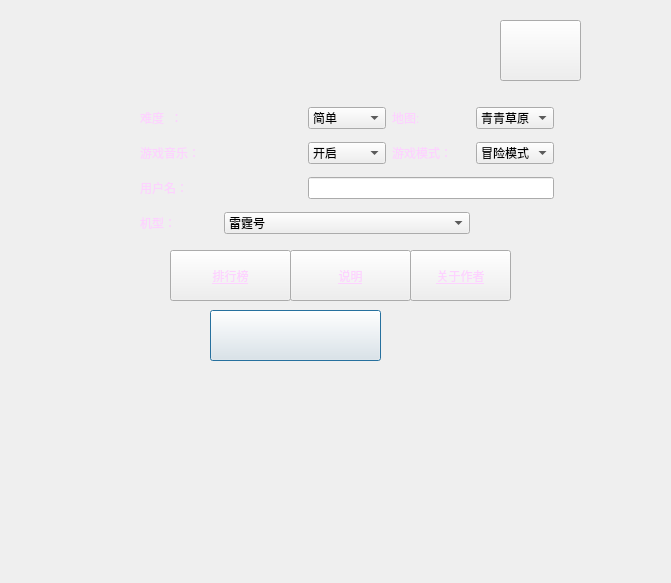
<?xml version="1.0" encoding="UTF-8"?>
<ui version="4.0">
 <class>logindlg</class>
 <widget class="QDialog" name="logindlg">
  <property name="geometry">
   <rect>
    <x>0</x>
    <y>0</y>
    <width>671</width>
    <height>583</height>
   </rect>
  </property>
  <property name="windowTitle">
   <string>Dialog</string>
  </property>
  <property name="windowFilePath">
   <string/>
  </property>
  <widget class="QWidget" name="widget" native="true">
   <property name="geometry">
    <rect>
     <x>140</x>
     <y>100</y>
     <width>414</width>
     <height>141</height>
    </rect>
   </property>
   <layout class="QGridLayout" name="gridLayout">
    <item row="2" column="2" colspan="3">
     <widget class="QLineEdit" name="lineEdit"/>
    </item>
    <item row="2" column="0" colspan="2">
     <widget class="QLabel" name="label_5">
      <property name="styleSheet">
       <string notr="true">color: rgb(253, 211, 255);</string>
      </property>
      <property name="text">
       <string>用户名：</string>
      </property>
     </widget>
    </item>
    <item row="0" column="0">
     <widget class="QLabel" name="label">
      <property name="styleSheet">
       <string notr="true">color: rgb(253, 211, 255);</string>
      </property>
      <property name="text">
       <string>难度  ：</string>
      </property>
     </widget>
    </item>
    <item row="1" column="3">
     <widget class="QLabel" name="label_4">
      <property name="styleSheet">
       <string notr="true">color: rgb(253, 211, 255);</string>
      </property>
      <property name="text">
       <string>游戏模式：</string>
      </property>
     </widget>
    </item>
    <item row="0" column="4">
     <widget class="QComboBox" name="comboBox_3">
      <item>
       <property name="text">
        <string>青青草原</string>
       </property>
      </item>
      <item>
       <property name="text">
        <string>失落城堡</string>
       </property>
      </item>
      <item>
       <property name="text">
        <string>西部荒原</string>
       </property>
      </item>
      <item>
       <property name="text">
        <string>机械迷城</string>
       </property>
      </item>
      <item>
       <property name="text">
        <string>沉沦地狱</string>
       </property>
      </item>
     </widget>
    </item>
    <item row="0" column="3">
     <widget class="QLabel" name="label_2">
      <property name="styleSheet">
       <string notr="true">color: rgb(253, 211, 255);</string>
      </property>
      <property name="text">
       <string>地图:</string>
      </property>
     </widget>
    </item>
    <item row="1" column="0" colspan="2">
     <widget class="QLabel" name="label_3">
      <property name="styleSheet">
       <string notr="true">color: rgb(253, 211, 255);</string>
      </property>
      <property name="text">
       <string>游戏音乐：</string>
      </property>
     </widget>
    </item>
    <item row="0" column="2">
     <widget class="QComboBox" name="comboBox">
      <item>
       <property name="text">
        <string>简单</string>
       </property>
      </item>
      <item>
       <property name="text">
        <string>一般</string>
       </property>
      </item>
      <item>
       <property name="text">
        <string>困难</string>
       </property>
      </item>
     </widget>
    </item>
    <item row="1" column="2">
     <widget class="QComboBox" name="comboBox_2">
      <item>
       <property name="text">
        <string>开启</string>
       </property>
      </item>
      <item>
       <property name="text">
        <string>关闭</string>
       </property>
      </item>
     </widget>
    </item>
    <item row="1" column="4">
     <widget class="QComboBox" name="comboBox_4">
      <item>
       <property name="text">
        <string>冒险模式</string>
       </property>
      </item>
      <item>
       <property name="text">
        <string>无尽模式</string>
       </property>
      </item>
      <item>
       <property name="text">
        <string>无敌模式</string>
       </property>
      </item>
     </widget>
    </item>
    <item row="3" column="0">
     <widget class="QLabel" name="label_6">
      <property name="styleSheet">
       <string notr="true">color: rgb(253, 211, 255);
</string>
      </property>
      <property name="text">
       <string>机型：</string>
      </property>
     </widget>
    </item>
    <item row="3" column="1" colspan="3">
     <widget class="QComboBox" name="Type">
      <item>
       <property name="text">
        <string>雷霆号</string>
       </property>
      </item>
      <item>
       <property name="text">
        <string>凤凰号</string>
       </property>
      </item>
      <item>
       <property name="text">
        <string>森林号</string>
       </property>
      </item>
      <item>
       <property name="text">
        <string>紫电号</string>
       </property>
      </item>
      <item>
       <property name="text">
        <string>帝皇号</string>
       </property>
      </item>
      <item>
       <property name="text">
        <string>白虎号</string>
       </property>
      </item>
     </widget>
    </item>
   </layout>
  </widget>
  <widget class="QPushButton" name="Start">
   <property name="geometry">
    <rect>
     <x>210</x>
     <y>310</y>
     <width>171</width>
     <height>51</height>
    </rect>
   </property>
   <property name="text">
    <string/>
   </property>
  </widget>
  <widget class="QPushButton" name="rank">
   <property name="geometry">
    <rect>
     <x>170</x>
     <y>250</y>
     <width>121</width>
     <height>51</height>
    </rect>
   </property>
   <property name="styleSheet">
    <string notr="true">color: rgb(253, 211, 255);
text-decoration: underline;
font: italic 11pt &quot;Bahnschrift&quot;;</string>
   </property>
   <property name="text">
    <string>排行榜</string>
   </property>
  </widget>
  <widget class="QPushButton" name="Help">
   <property name="geometry">
    <rect>
     <x>290</x>
     <y>250</y>
     <width>121</width>
     <height>51</height>
    </rect>
   </property>
   <property name="styleSheet">
    <string notr="true">color: rgb(253, 211, 255);
text-decoration: underline;
font: italic 9pt &quot;Bahnschrift&quot;;</string>
   </property>
   <property name="text">
    <string>说明</string>
   </property>
  </widget>
  <widget class="QPushButton" name="Ours">
   <property name="geometry">
    <rect>
     <x>410</x>
     <y>250</y>
     <width>101</width>
     <height>51</height>
    </rect>
   </property>
   <property name="styleSheet">
    <string notr="true">color: rgb(253, 211, 255);
text-decoration: underline;
font: italic 9pt &quot;Bahnschrift&quot;;</string>
   </property>
   <property name="text">
    <string>关于作者</string>
   </property>
  </widget>
  <widget class="QPushButton" name="Quit">
   <property name="geometry">
    <rect>
     <x>500</x>
     <y>20</y>
     <width>81</width>
     <height>61</height>
    </rect>
   </property>
   <property name="text">
    <string/>
   </property>
  </widget>
 </widget>
 <resources/>
 <connections/>
</ui>
